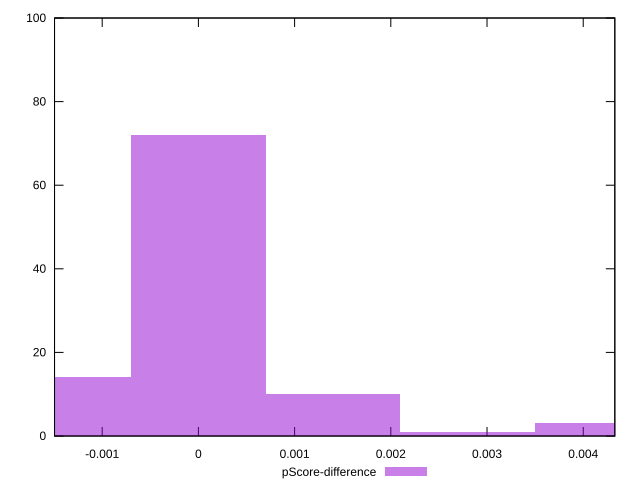

This chart was generated by the following gnuplot code:
reset

$pScoreDifference <<EOF
0 72
0.0027974890589018467 1
-0.0013987445294509234 14
0.0013987445294509234 10
0.00419623358835277 3
EOF

set key outside below
set boxwidth 0.0013987445294509234
set xrange [-0.001495372754259863:0.00432840218480913]
set yrange [0:100]
set trange [0:100]
set style fill transparent solid 0.5 noborder
set terminal svg size 640, 490 enhanced background rgb 'white'
set output "reprap/cumulative-layout-shift/samples/pages+cached+noexternal+nomedia/pScore-difference/histogram.svg"

plot $pScoreDifference title "pScore-difference" with boxes

reset
